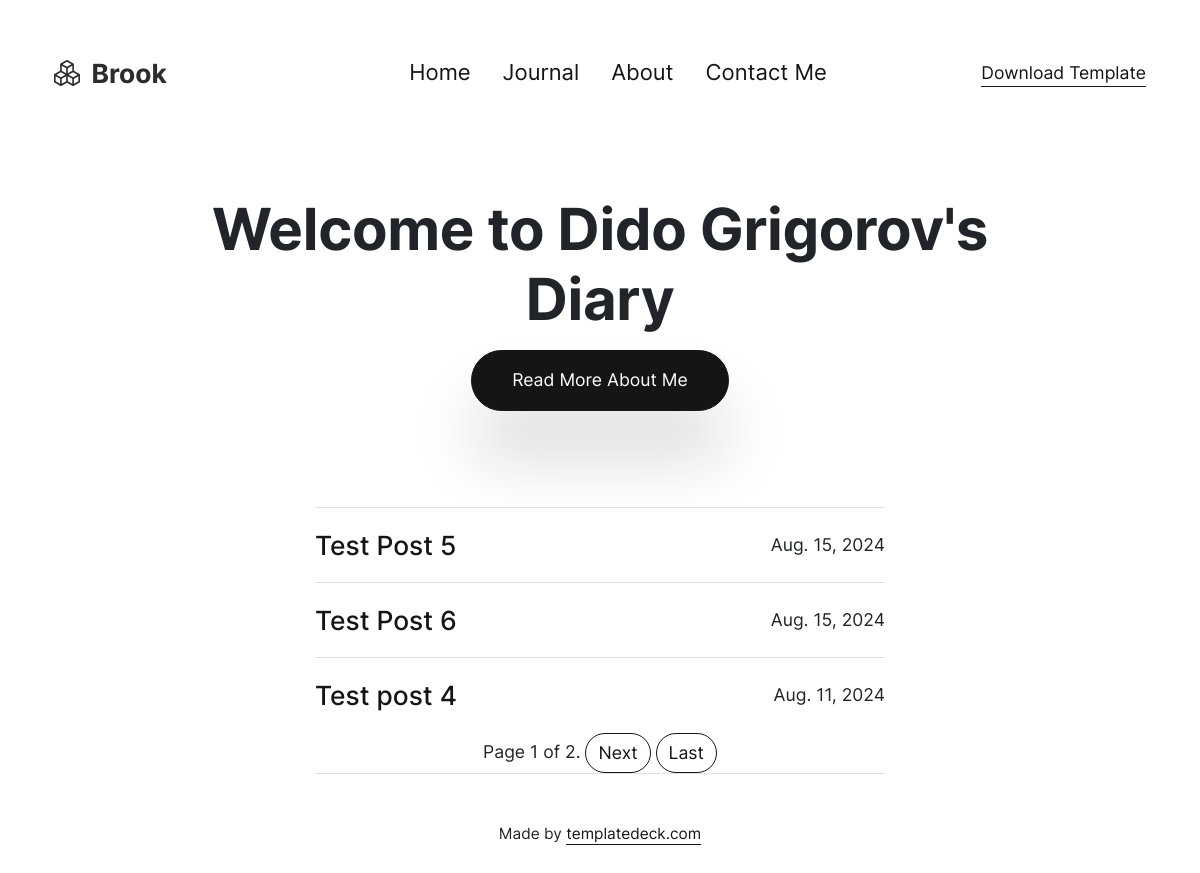
The page / on the database its author committed.
### diary/models.py (models this page shows, shortened)
class BlogPost(models.Model):
    title = models.CharField(max_length=255)
    content = RichTextUploadingField()
    date_posted = models.DateField(auto_now_add=True)
    date_updated = models.DateTimeField(auto_now=True)
    slug = models.SlugField(unique=True)
    class Meta:
        ordering = ['-date_posted']
        verbose_name = 'Blog Post'
        verbose_name_plural = 'Blog Posts'

### diary/views.py (the view)
# urls.py: path('', BlogListView.as_view(), name='home'),
class BlogListView(ListView):
    context_object_name = 'posts'
    paginate_by = 3
    model = BlogPost
    template_name = 'index.html'
    ordering = ['-date_posted']

### templates/index.html (shortened to what this page needs)
{% load static %}
<!doctype html>
<html class="h-100" lang="en">
  <head>
  <link rel="stylesheet" href="{% static '/css/theme.min.css' %}">
  </head>
  <body data-bs-spy="scroll" data-bs-target="#navScroll">
<nav id="navScroll" class="navbar navbar-expand-lg navbar-light py-vh-3 pb-0 px-vw-5" tabindex="0">
  <div class="container-fluid">
    <a class="navbar-brand pe-4 fs-4" href="/">
  <span class="ms-1 mt-1 fw-bolder me-5">Brook</span>
</a>
    <div class="collapse navbar-collapse" id="navbarSupportedContent">
      <ul class="navbar-nav mx-auto mb-2 mb-lg-0">
      <li class="nav-item">
    <a class="nav-link fs-5" href="index.html" aria-label="The Blog Archive">
      Home
    </a>
  </li>
<li class="nav-item">
    <a class="nav-link fs-5" href="blog.html" aria-label="The Blog Archive">
      Journal
    </a>
  </li>
  <li class="nav-item">
      <a class="nav-link fs-5" href="about.html" aria-label="The Blog Archive">
        About
      </a>
    </li>
            <li class="nav-item">
      <a class="nav-link fs-5" href="/contact" aria-label="The Blog Archive">
        Contact Me
      </a>
    </li>
    </ul>
      <a href="https://templatedeck.com" aria-label="Download this template" class="fs-6 link-fancy">
        Download Template
      </a>
    </div>
</div>
</nav>
    <main>
      <div class="w-100 overflow-hidden position-relative" id="top">
  <div class="container py-vh-5">
  <div class="row d-flex justify-content-center text-center">
    <div class="col-12 col-lg-10">
      <h1 class="display-huge mb-3">Welcome to Dido Grigorov's Diary</h1>
      <a href="#" class="btn btn-primary btn-xl shadow">Read More About Me</a>
    </div>
  </div>
</div>
</div>
<div class="container">
  <div class="row d-flex justify-content-center">
    <div class="col-11 col-lg-10 col-xl-6">
      <div class="row border-bottom">
          {% for post in posts %}
          <article class="col-12 border-top px-0 py-4 d-flex justify-content-between align-items-center">
      <h2 class="h4 lh-1 mb-0"><a href="{{ post.slug }}" class="text-decoration-none">{{ post.title }}</a></h2>
      <time datetime="2022-10-31">{{post.date_posted}}</time>
    </article>
          {% endfor %}
      <div class="btn-group text-center">
        <span class="current">
            Page {{ page_obj.number }} of {{ page_obj.paginator.num_pages }}.
        </span>
        {% if page_obj.has_next %}
            <a class="btn btn-outline-primary" href="?page={{ page_obj.next_page_number }}">Next</a>
            <a class="btn btn-outline-primary" href="?page={{ page_obj.paginator.num_pages }}">Last</a>
        {% endif %}
      </div>
      </div>
    </div>
  </div>
</div>
    </main>
    <footer>
  <div class="container text-center small py-vh-3">Made by
    <a href="https://templatedeck.com" class="link-fancy" target="_blank">templatedeck.com</a>
  </div>
</footer>
  </body>
</html>

### rows shown on the page
BlogPost: title "Test Post 5", date_posted "Aug. 15, 2024"
BlogPost: title "Test Post 6", date_posted "Aug. 15, 2024"
BlogPost: title "Test post 4", date_posted "Aug. 11, 2024"

### other values the page prints
{{ page_obj.number }} "1"
{{ page_obj.paginator.num_pages }} "2"
